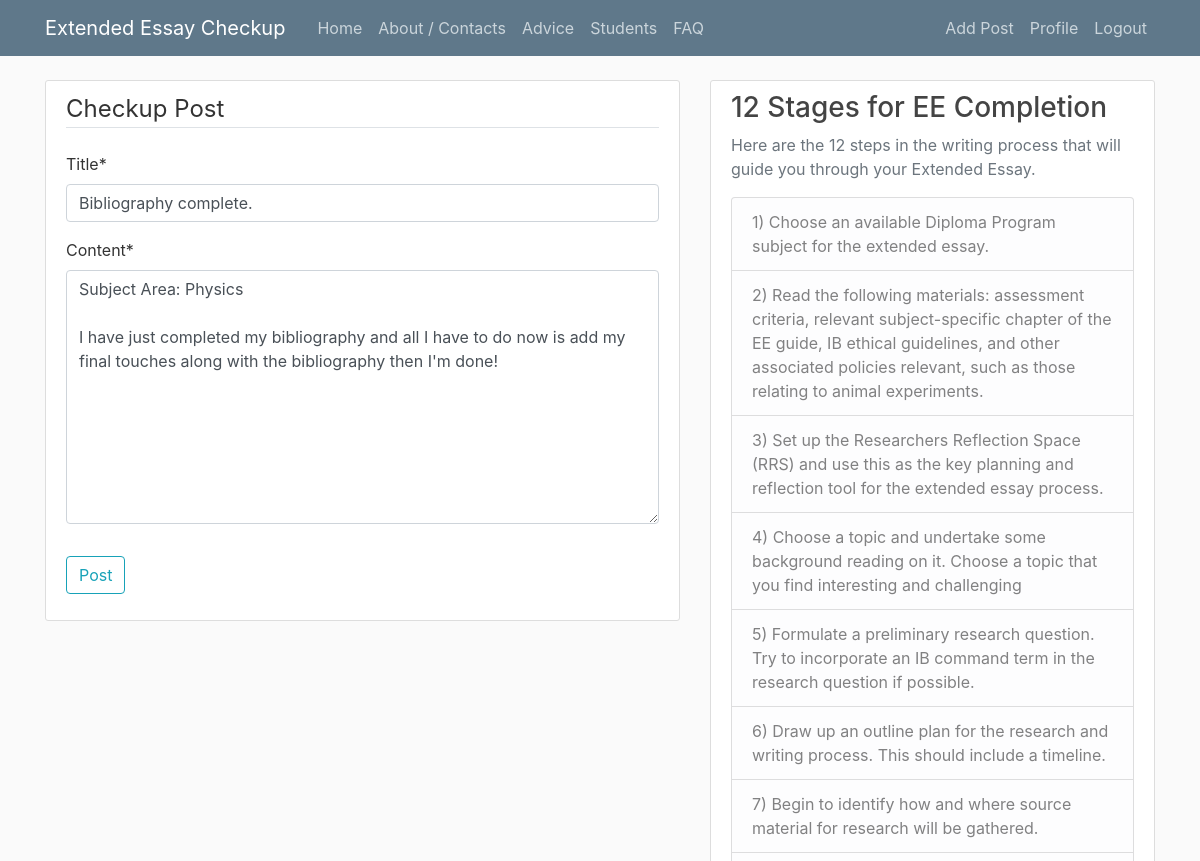
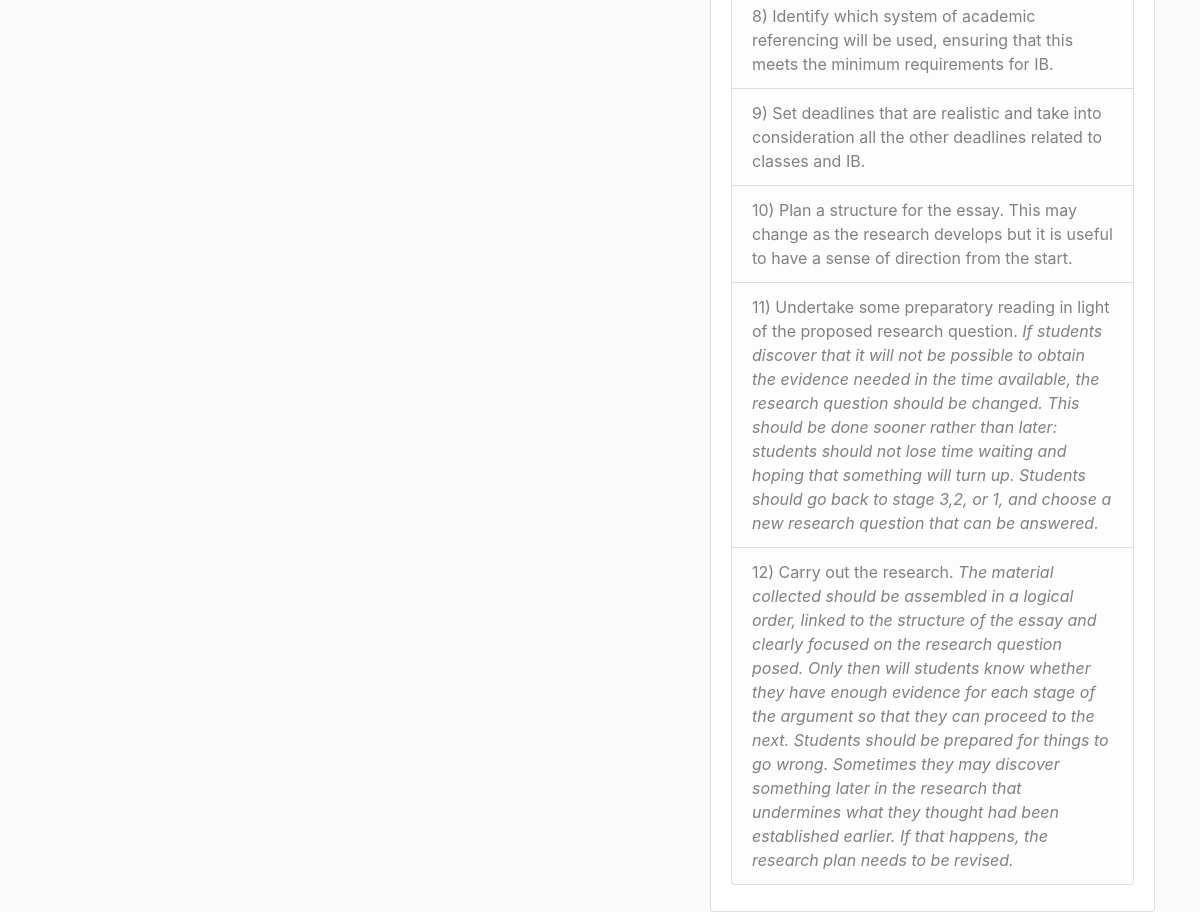
Page /post/2/update/ (signed in) on the committed database (2 pictures, top to bottom).
### checkup/models.py (models this page shows, shortened)
class Post(models.Model):
    title = models.CharField(max_length=100)
    content = models.TextField()
    date_posted = models.DateTimeField(default=timezone.now)
    author = models.ForeignKey(User, on_delete=models.CASCADE)

### checkup/views.py (the view, shortened to what this page needs)
# urls.py: path('post/<int:pk>/update/', PostUpdateView.as_view(), name='post-update'),
class PostUpdateView(LoginRequiredMixin, UserPassesTestMixin, UpdateView):
    model = Post
    fields = ['title', 'content']
    def test_func(self):
        post = self.get_object()
        if self.request.user == post.author:
            return True
        return False

### checkup/templates/checkup/post_form.html (shortened to what this page needs)
{% extends "checkup/base.html" %}
{% load crispy_forms_tags %}
{% block content %}
    <div class="content-section">
    	<form method="POST">
    		<fieldset class="form-group">
                <legend class="border-bottom mb-4">Checkup Post</legend>
                {{ form|crispy }}
            </fieldset>
            <div class="form-group">
            	<button class="btn btn-outline-info" type="submit"> Post </button>
            </div>
        </form>
    </div>
{% endblock content %}

### checkup/static/checkup/main.css (style rules this page uses)
body { background: #fafafa; color: #333333; margin-top: 5rem; }
.content-section { background: #ffffff; padding: 10px 20px; border: 1px solid #dddddd; border-radius: 3px; margin-bottom: 20px; }
form { width:100%; }

### rows in the picture
Post: title "Bibliography complete.", content "Subject Area: Physics I have just completed my bibliography and all I have to do now is add my final touches along with the bibliography then I'm done!"
